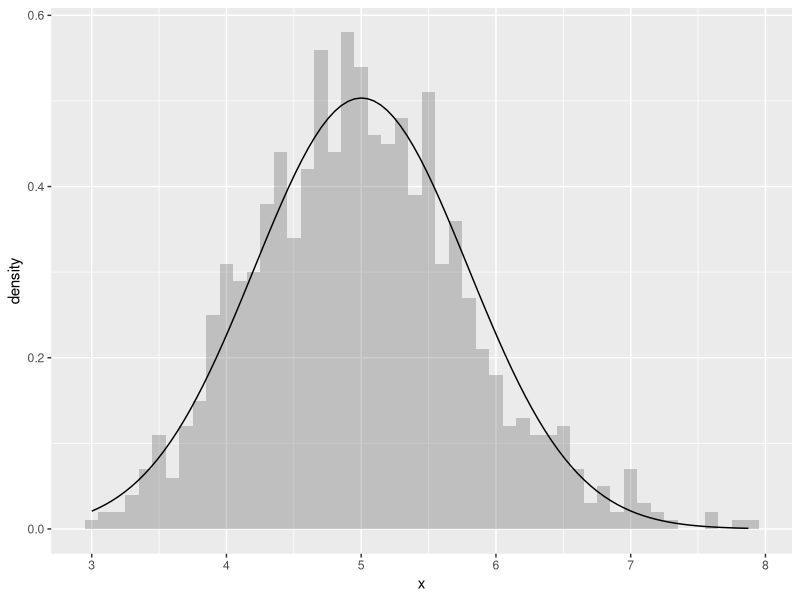
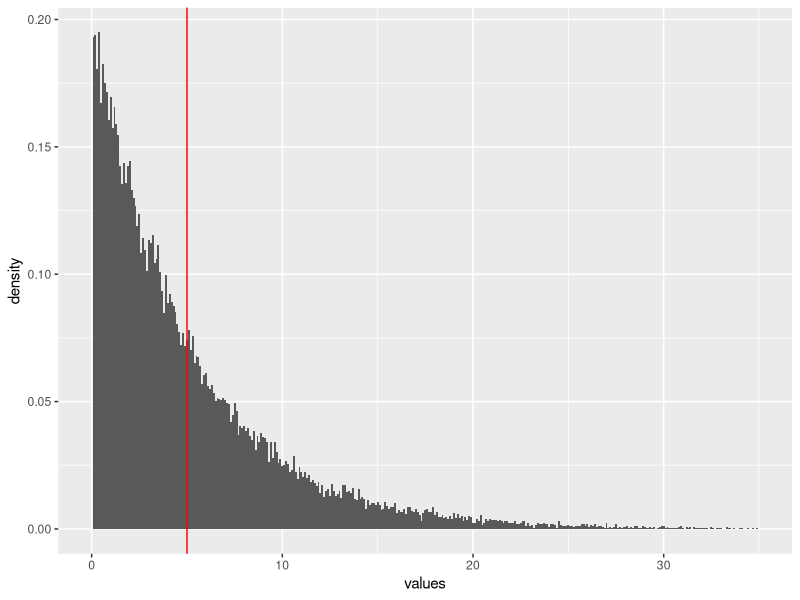
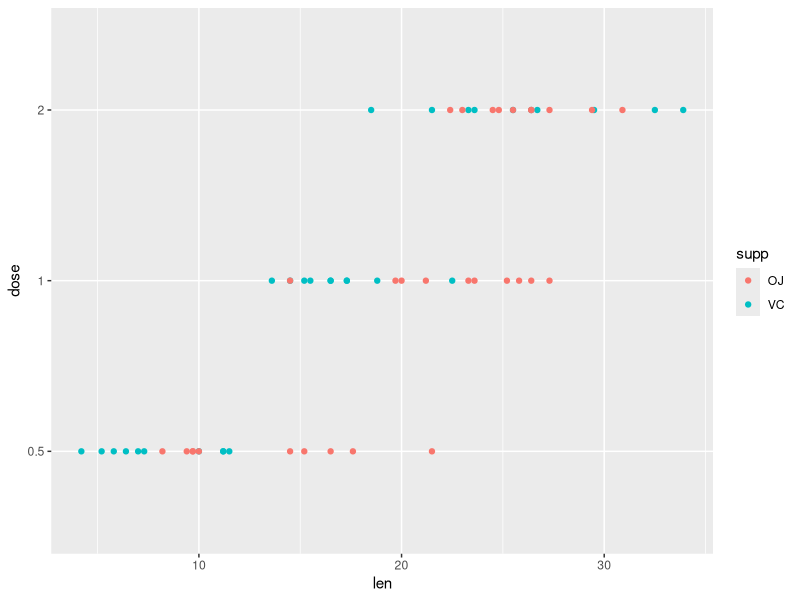

Reproduce these figures in R, in order.
## Generate samples 
nosim <- 1000 # number simulations
n <- 40
lambda <- 0.2 

m.dist <- 1/lambda
sd.dist <- 1/lambda

ALL <- rexp(nosim*n, lambda)
MEAN <- matrix(ALL, nosim)

means <- apply(MEAN, 1, mean)

m.all <- mean(ALL)
m.means <- mean(means)

sd.all <- sd(ALL)
sd.n <- sd.all/sqrt(n)
sd.means <- sd(means)

library(ggplot2)

DF <- data.frame(x=means)
ggplot(DF, aes(x=x)) + geom_histogram(alpha=0.3,binwidth=.1, aes(y= ..density..)) + stat_function(fun=dnorm, args=list(mean=m.means, sd=sd.means)) 

DF.ALL <- data.frame(values=ALL)
ggplot(DF.ALL, aes(x=values)) + geom_histogram(binwidth=.1, aes(y= ..density..)) + xlim(0, 35) + geom_vline(aes(xintercept=5), colour="red")

##############

library(datasets)

summary(ToothGrowth)

tg <- ToothGrowth
tg$dose <- factor(tg$dose)

## shows clusters
ggplot(data=tg, aes(x=len, y=dose, group=supp, colour=supp)) +
    geom_point() 

# http://cran.rstudio.com/web/packages/dplyr/vignettes/introduction.html
# http://www.cookbook-r.com/Graphs/index.html

library(dplyr)

d2 <- tg %>% filter(dose=="2") %>% select(len)
d1 <- tg %>% filter(dose=="1") %>% select(len)
d1_2 <- tg %>% filter(dose=="0.5") %>% select(len)

calc_interval <- function(x, conf) {
    quantile <- 1-(1-conf)/2
    (mean(x)+c(-1,1)*qnorm(quantile)*sd(x)/sqrt(length(x)))    
} 

confidence <- 0.99

d2 <- tg %>% filter(dose=="2") %>% select(len)
d1 <- tg %>% filter(dose=="1") %>% select(len)
d1_2 <- tg %>% filter(dose=="0.5") %>% select(len)

calc_interval(d2$len, confidence)
calc_interval(d1$len, confidence)
calc_interval(d1_2$len, confidence)

doj <- tg %>% filter(supp=="OJ") %>% select(len)
dvc <- tg %>% filter(supp=="VC") %>% select(len)

calc_interval(doj$len, confidence)
calc_interval(dvc$len, confidence)

confidence <- 0.95

d2.oj <- tg %>% filter(dose=="2", supp=="OJ") %>% select(len)
d1.oj <- tg %>% filter(dose=="1" ,supp=="OJ") %>% select(len)
d1_2.oj <- tg %>% filter(dose=="0.5", supp=="OJ") %>% select(len)

calc_interval(d2.oj$len, confidence)
calc_interval(d1.oj$len, confidence)
calc_interval(d1_2.oj$len, confidence)


d2.vc <- tg %>% filter(dose=="2", supp=="VC") %>% select(len)
d1.vc <- tg %>% filter(dose=="1" ,supp=="VC") %>% select(len)
d1_2.vc <- tg %>% filter(dose=="0.5", supp=="VC") %>% select(len)

calc_interval(d2.vc$len, confidence)
calc_interval(d1.vc$len, confidence)
calc_interval(d1_2.vc$len, confidence)
